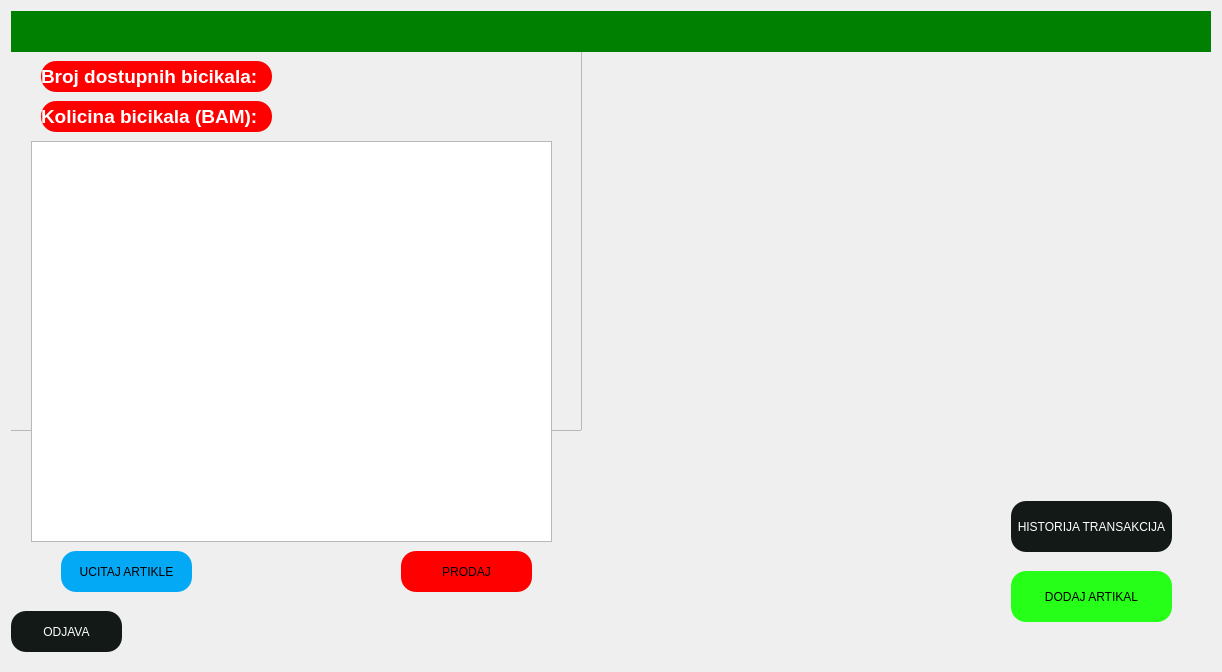
<?xml version="1.0" encoding="UTF-8"?>
<ui version="4.0">
 <class>Dashboard</class>
 <widget class="QDialog" name="Dashboard">
  <property name="geometry">
   <rect>
    <x>0</x>
    <y>0</y>
    <width>1200</width>
    <height>650</height>
   </rect>
  </property>
  <property name="maximumSize">
   <size>
    <width>1200</width>
    <height>650</height>
   </size>
  </property>
  <property name="windowTitle">
   <string>Dashboard</string>
  </property>
  <property name="autoFillBackground">
   <bool>true</bool>
  </property>
  <property name="styleSheet">
   <string notr="true"/>
  </property>
  <property name="sizeGripEnabled">
   <bool>false</bool>
  </property>
  <property name="modal">
   <bool>false</bool>
  </property>
  <layout class="QHBoxLayout" name="horizontalLayout">
   <item>
    <widget class="QStackedWidget" name="stackedWidget">
     <property name="minimumSize">
      <size>
       <width>1200</width>
       <height>650</height>
      </size>
     </property>
     <property name="maximumSize">
      <size>
       <width>1200</width>
       <height>650</height>
      </size>
     </property>
     <property name="currentIndex">
      <number>0</number>
     </property>
     <widget class="QWidget" name="page">
      <widget class="QFrame" name="frame">
       <property name="geometry">
        <rect>
         <x>-20</x>
         <y>-11</y>
         <width>591</width>
         <height>431</height>
        </rect>
       </property>
       <property name="frameShape">
        <enum>QFrame::StyledPanel</enum>
       </property>
       <property name="frameShadow">
        <enum>QFrame::Raised</enum>
       </property>
      </widget>
      <widget class="QLabel" name="label_2">
       <property name="geometry">
        <rect>
         <x>-40</x>
         <y>0</y>
         <width>1241</width>
         <height>641</height>
        </rect>
       </property>
       <property name="styleSheet">
        <string notr="true">border-image:url(:/new/prefix1/dashboard.jpg)</string>
       </property>
       <property name="text">
        <string/>
       </property>
      </widget>
      <widget class="QPushButton" name="noviArtikal">
       <property name="geometry">
        <rect>
         <x>1000</x>
         <y>560</y>
         <width>161</width>
         <height>51</height>
        </rect>
       </property>
       <property name="styleSheet">
        <string notr="true">background:rgb(38, 255, 23);
border-radius: 15px;</string>
       </property>
       <property name="text">
        <string>DODAJ ARTIKAL</string>
       </property>
      </widget>
      <widget class="QPushButton" name="pushButton_3">
       <property name="geometry">
        <rect>
         <x>50</x>
         <y>540</y>
         <width>131</width>
         <height>41</height>
        </rect>
       </property>
       <property name="styleSheet">
        <string notr="true">background:#03a9f4;
border-radius:15px;</string>
       </property>
       <property name="text">
        <string>UCITAJ ARTIKLE</string>
       </property>
      </widget>
      <widget class="QTableView" name="tableView">
       <property name="geometry">
        <rect>
         <x>20</x>
         <y>130</y>
         <width>521</width>
         <height>401</height>
        </rect>
       </property>
      </widget>
      <widget class="QLabel" name="dobrodosli">
       <property name="geometry">
        <rect>
         <x>0</x>
         <y>0</y>
         <width>1251</width>
         <height>41</height>
        </rect>
       </property>
       <property name="font">
        <font>
         <pointsize>-1</pointsize>
         <italic>false</italic>
         <bold>false</bold>
        </font>
       </property>
       <property name="styleSheet">
        <string notr="true">color:white;
font:15px;
background-color:green;
qproperty-alignment: AlignCenter;</string>
       </property>
       <property name="text">
        <string>&lt;html&gt;&lt;head/&gt;&lt;body&gt;&lt;p align=&quot;center&quot;&gt;&lt;br/&gt;&lt;/p&gt;&lt;/body&gt;&lt;/html&gt;</string>
       </property>
       <property name="textFormat">
        <enum>Qt::MarkdownText</enum>
       </property>
      </widget>
      <widget class="QLabel" name="stanje">
       <property name="geometry">
        <rect>
         <x>30</x>
         <y>50</y>
         <width>231</width>
         <height>31</height>
        </rect>
       </property>
       <property name="font">
        <font>
         <italic>false</italic>
         <bold>false</bold>
        </font>
       </property>
       <property name="styleSheet">
        <string notr="true">background-color:red;
color:white;
border-radius: 15px;</string>
       </property>
       <property name="text">
        <string>&lt;html&gt;&lt;head/&gt;&lt;body&gt;&lt;p&gt;&lt;span style=&quot; font-size:14pt; font-weight:700; color:#ffffff;&quot;&gt;Broj dostupnih bicikala:&lt;/span&gt;&lt;/p&gt;&lt;/body&gt;&lt;/html&gt;</string>
       </property>
       <property name="textFormat">
        <enum>Qt::MarkdownText</enum>
       </property>
      </widget>
      <widget class="QLabel" name="stanjeBAM">
       <property name="geometry">
        <rect>
         <x>30</x>
         <y>90</y>
         <width>231</width>
         <height>31</height>
        </rect>
       </property>
       <property name="styleSheet">
        <string notr="true">background-color:red;
color:white;
border-radius: 15px;</string>
       </property>
       <property name="text">
        <string>&lt;html&gt;&lt;head/&gt;&lt;body&gt;&lt;p&gt;&lt;span style=&quot; font-size:14pt; font-weight:700; color:#ffffff;&quot;&gt;Kolicina bicikala (BAM):&lt;/span&gt;&lt;/p&gt;&lt;/body&gt;&lt;/html&gt;</string>
       </property>
      </widget>
      <widget class="QPushButton" name="noviArtikal_2">
       <property name="geometry">
        <rect>
         <x>1000</x>
         <y>490</y>
         <width>161</width>
         <height>51</height>
        </rect>
       </property>
       <property name="styleSheet">
        <string notr="true">background:rgb(18, 25, 23);
border-radius: 15px;
color:#fff;</string>
       </property>
       <property name="text">
        <string>HISTORIJA TRANSAKCIJA</string>
       </property>
      </widget>
      <widget class="QPushButton" name="pushButton_5">
       <property name="geometry">
        <rect>
         <x>390</x>
         <y>540</y>
         <width>131</width>
         <height>41</height>
        </rect>
       </property>
       <property name="styleSheet">
        <string notr="true">background:red;
border-radius:15px;</string>
       </property>
       <property name="text">
        <string>PRODAJ</string>
       </property>
      </widget>
      <widget class="QPushButton" name="pushButton_6">
       <property name="geometry">
        <rect>
         <x>0</x>
         <y>600</y>
         <width>111</width>
         <height>41</height>
        </rect>
       </property>
       <property name="styleSheet">
        <string notr="true">background:rgb(18, 25, 23);
border-radius: 15px;
color:#fff;</string>
       </property>
       <property name="text">
        <string>ODJAVA</string>
       </property>
      </widget>
     </widget>
     <widget class="QWidget" name="page_3">
      <widget class="QFrame" name="frame_2">
       <property name="geometry">
        <rect>
         <x>0</x>
         <y>-10</y>
         <width>1201</width>
         <height>661</height>
        </rect>
       </property>
       <property name="frameShape">
        <enum>QFrame::StyledPanel</enum>
       </property>
       <property name="frameShadow">
        <enum>QFrame::Raised</enum>
       </property>
       <widget class="QLabel" name="label">
        <property name="geometry">
         <rect>
          <x>-50</x>
          <y>10</y>
          <width>1251</width>
          <height>681</height>
         </rect>
        </property>
        <property name="styleSheet">
         <string notr="true">border-image:url(:/new/prefix1/dodajartikal.jpg)</string>
        </property>
        <property name="text">
         <string/>
        </property>
       </widget>
       <widget class="QPushButton" name="pushButton">
        <property name="geometry">
         <rect>
          <x>1020</x>
          <y>570</y>
          <width>151</width>
          <height>51</height>
         </rect>
        </property>
        <property name="styleSheet">
         <string notr="true">background:rgb(38, 255, 23);
border-radius: 15px;</string>
        </property>
        <property name="text">
         <string>POCETNA</string>
        </property>
       </widget>
       <widget class="QPushButton" name="pushButton_2">
        <property name="geometry">
         <rect>
          <x>170</x>
          <y>480</y>
          <width>221</width>
          <height>51</height>
         </rect>
        </property>
        <property name="styleSheet">
         <string notr="true">background:rgb(38, 255, 23);
border-radius: 15px;</string>
        </property>
        <property name="text">
         <string>DODAJ</string>
        </property>
       </widget>
       <widget class="QWidget" name="layoutWidget">
        <property name="geometry">
         <rect>
          <x>20</x>
          <y>190</y>
          <width>541</width>
          <height>271</height>
         </rect>
        </property>
        <layout class="QVBoxLayout" name="verticalLayout">
         <item>
          <widget class="QLineEdit" name="lineIme">
           <property name="styleSheet">
            <string notr="true">background-color:rgba(0,0,0,0);
border:none;
border-bottom:2px solid rgba(105,118,132,255);
color:white;
padding-bottom:9px;</string>
           </property>
          </widget>
         </item>
         <item>
          <widget class="QLineEdit" name="lineCijena">
           <property name="styleSheet">
            <string notr="true">background-color:rgba(0,0,0,0);
border:none;
border-bottom:2px solid rgba(105,118,132,255);
color:white;
padding-bottom:9px;</string>
           </property>
          </widget>
         </item>
         <item>
          <widget class="QLineEdit" name="lineRam">
           <property name="styleSheet">
            <string notr="true">background-color:rgba(0,0,0,0);
border:none;
border-bottom:2px solid rgba(105,118,132,255);
color:white;
padding-bottom:9px;</string>
           </property>
          </widget>
         </item>
         <item>
          <widget class="QLineEdit" name="lineBrzine">
           <property name="styleSheet">
            <string notr="true">background-color:rgba(0,0,0,0);
border:none;
border-bottom:2px solid rgba(105,118,132,255);
color:white;
padding-bottom:9px;</string>
           </property>
          </widget>
         </item>
         <item>
          <widget class="QLineEdit" name="lineStanje">
           <property name="styleSheet">
            <string notr="true">background-color:rgba(0,0,0,0);
border:none;
border-bottom:2px solid rgba(105,118,132,255);
color:white;
padding-bottom:9px;</string>
           </property>
          </widget>
         </item>
        </layout>
       </widget>
       <widget class="QLabel" name="stanje_3">
        <property name="geometry">
         <rect>
          <x>-10</x>
          <y>10</y>
          <width>1211</width>
          <height>41</height>
         </rect>
        </property>
        <property name="font">
         <font>
          <italic>false</italic>
          <bold>false</bold>
         </font>
        </property>
        <property name="styleSheet">
         <string notr="true">background-color:green;
color:white;
</string>
        </property>
        <property name="text">
         <string>&lt;html&gt;&lt;head/&gt;&lt;body&gt;&lt;p align=&quot;center&quot;&gt;&lt;span style=&quot; font-size:14pt; font-weight:700; color:#ffffff;&quot;&gt;DODAJ NOVI ARTIKAL&lt;/span&gt;&lt;/p&gt;&lt;/body&gt;&lt;/html&gt;</string>
        </property>
        <property name="textFormat">
         <enum>Qt::MarkdownText</enum>
        </property>
       </widget>
      </widget>
     </widget>
     <widget class="QWidget" name="page_2">
      <widget class="QFrame" name="frame_3">
       <property name="geometry">
        <rect>
         <x>0</x>
         <y>0</y>
         <width>1301</width>
         <height>771</height>
        </rect>
       </property>
       <property name="frameShape">
        <enum>QFrame::StyledPanel</enum>
       </property>
       <property name="frameShadow">
        <enum>QFrame::Raised</enum>
       </property>
       <widget class="QLabel" name="label_4">
        <property name="geometry">
         <rect>
          <x>-220</x>
          <y>-30</y>
          <width>1441</width>
          <height>681</height>
         </rect>
        </property>
        <property name="styleSheet">
         <string notr="true">border-image:url(:/new/prefix1/RD53383-scaled.jpg)</string>
        </property>
        <property name="text">
         <string/>
        </property>
       </widget>
       <widget class="QPushButton" name="pushButton_4">
        <property name="geometry">
         <rect>
          <x>1010</x>
          <y>570</y>
          <width>151</width>
          <height>51</height>
         </rect>
        </property>
        <property name="styleSheet">
         <string notr="true">background:rgb(38, 255, 23);
border-radius: 15px;</string>
        </property>
        <property name="text">
         <string>POCETNA</string>
        </property>
       </widget>
       <widget class="QLabel" name="stanje_2">
        <property name="geometry">
         <rect>
          <x>0</x>
          <y>0</y>
          <width>1211</width>
          <height>41</height>
         </rect>
        </property>
        <property name="font">
         <font>
          <italic>false</italic>
          <bold>false</bold>
         </font>
        </property>
        <property name="styleSheet">
         <string notr="true">background-color:green;
color:white;
</string>
        </property>
        <property name="text">
         <string>&lt;html&gt;&lt;head/&gt;&lt;body&gt;&lt;p align=&quot;center&quot;&gt;&lt;span style=&quot; font-size:14pt; font-weight:700; color:#ffffff;&quot;&gt;Historija transakcija&lt;/span&gt;&lt;/p&gt;&lt;/body&gt;&lt;/html&gt;</string>
        </property>
        <property name="textFormat">
         <enum>Qt::MarkdownText</enum>
        </property>
       </widget>
       <widget class="QPushButton" name="ucitajTransakcije">
        <property name="geometry">
         <rect>
          <x>100</x>
          <y>580</y>
          <width>131</width>
          <height>41</height>
         </rect>
        </property>
        <property name="styleSheet">
         <string notr="true">background:#03a9f4;
border-radius:15px;</string>
        </property>
        <property name="text">
         <string>UCITAJ TRANSAKCIJE</string>
        </property>
       </widget>
       <widget class="QTableView" name="tableView_2">
        <property name="geometry">
         <rect>
          <x>10</x>
          <y>140</y>
          <width>361</width>
          <height>421</height>
         </rect>
        </property>
       </widget>
       <widget class="QLabel" name="stanjeArtikalaBAM">
        <property name="geometry">
         <rect>
          <x>20</x>
          <y>90</y>
          <width>191</width>
          <height>41</height>
         </rect>
        </property>
        <property name="styleSheet">
         <string notr="true">background-color:red;
color:white;
border-radius:15px;</string>
        </property>
        <property name="text">
         <string/>
        </property>
       </widget>
      </widget>
     </widget>
    </widget>
   </item>
  </layout>
 </widget>
 <resources/>
 <connections/>
</ui>
